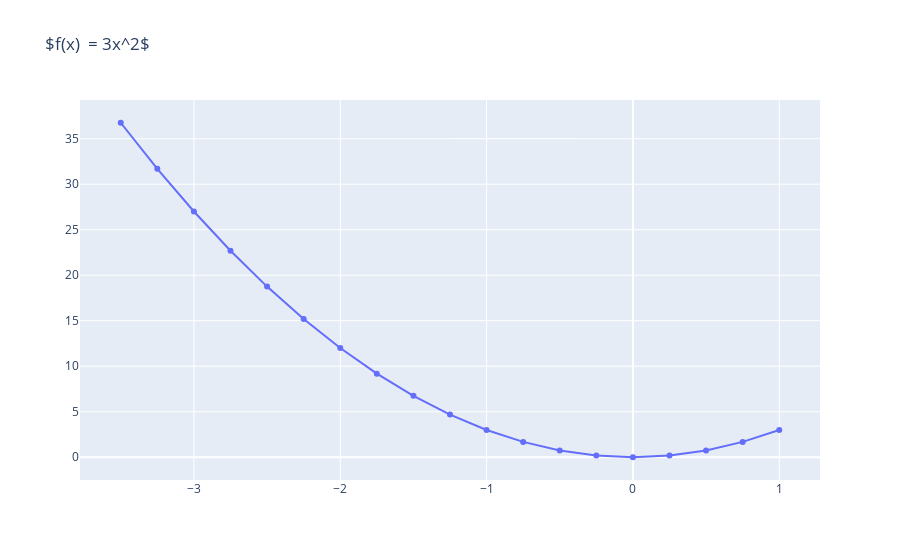

Notebook cell for this chart:
### Code cell
import plotly.graph_objects as go
f_of_x = go.Scatter(x=vals, y=[f(val) for val in vals])
three_x_2 = go.Figure(f_of_x, layout = {'title': r'$f(x)  = 3x^2$'})

three_x_2

### Figure 1 — Plotly figure (JSON) as saved in the notebook; plotly's stock layout.template omitted (floating-point values rounded to 4 significant figures)
{"data": [{"type": "scatter", "x": [-3.5, -3.25, -3, -2.75, -2.5, -2.25, -2, -1.75, -1.5, -1.25, -1, -0.75, -0.5, -0.25, 0, 0.25, 0.5, 0.75, 1], "y": [36.75, 31.69, 27, 22.69, 18.75, 15.19, 12, 9.188, 6.75, 4.688, 3, 1.688, 0.75, 0.1875, 0, 0.1875, 0.75, 1.688, 3]}], "layout": {"autosize": true, "title": {"text": "$f(x)  = 3x^2$"}, "xaxis": {"autorange": true, "range": [-3.774, 1.274], "type": "linear"}, "yaxis": {"autorange": true, "range": [-2.692, 39.44], "type": "linear"}}}
